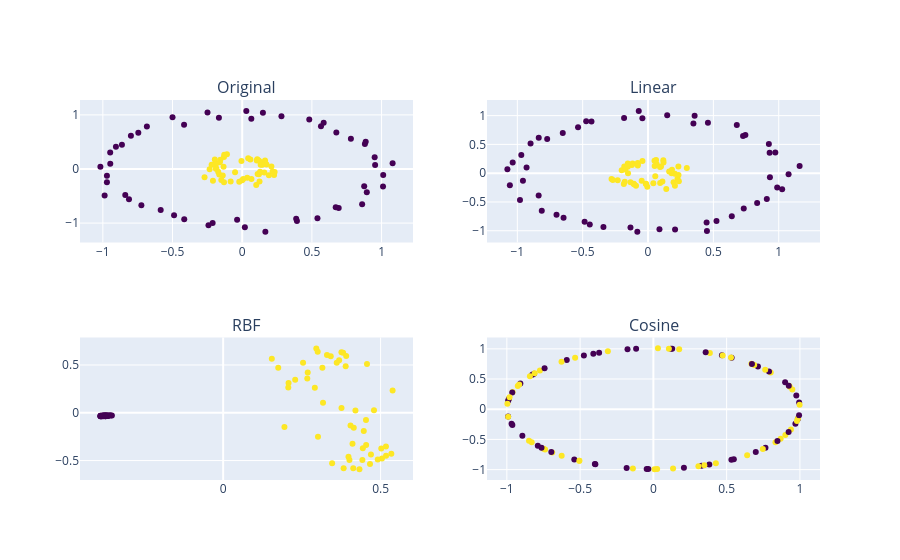

Write notebook code for a chart like this one.
### Markdown cell above
![Kernel Matrix](../img/kernel_matrix_one.png)

### Code cell
from plotly.subplots import make_subplots
import plotly.graph_objects as go

# Create a grid layout (1 row, 2 columns)
fig = make_subplots(rows=2, cols=2, subplot_titles=("Original", "Linear", "RBF", "Cosine"))

# Assign traces to specific grid cells using row and col integers
fig.add_trace(go.Scatter(x=X[0], y=X[1], mode='markers', name='Original', marker=dict(color=y, colorscale="viridis")), row=1, col=1)
fig.add_trace(go.Scatter(x=X_linear[0], y=X_linear[1], mode='markers', name='Linear', marker=dict(color=y, colorscale="viridis")), row=1, col=2)
fig.add_trace(go.Scatter(x=X_rbf[0], y=X_rbf[1], mode='markers', name='RBF', marker=dict(color=y, colorscale="viridis")), row=2, col=1)
fig.add_trace(go.Scatter(x=X_cosine[0], y=X_cosine[1], mode='markers', name='Cosine', marker=dict(color=y, colorscale="viridis")), row=2, col=2)

fig.update_layout(showlegend=False)
fig.show()
